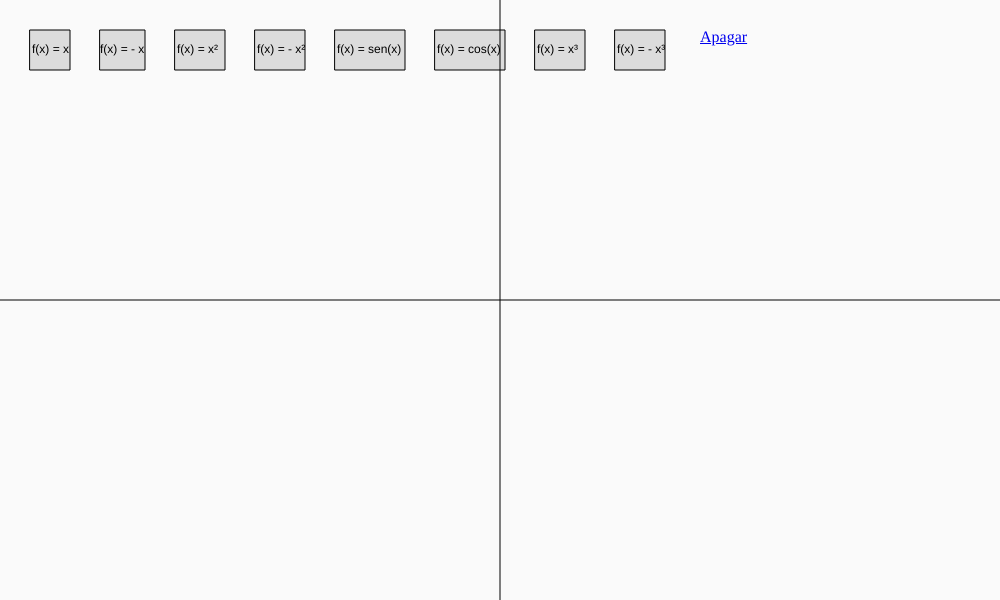
Frame 1 (no input)
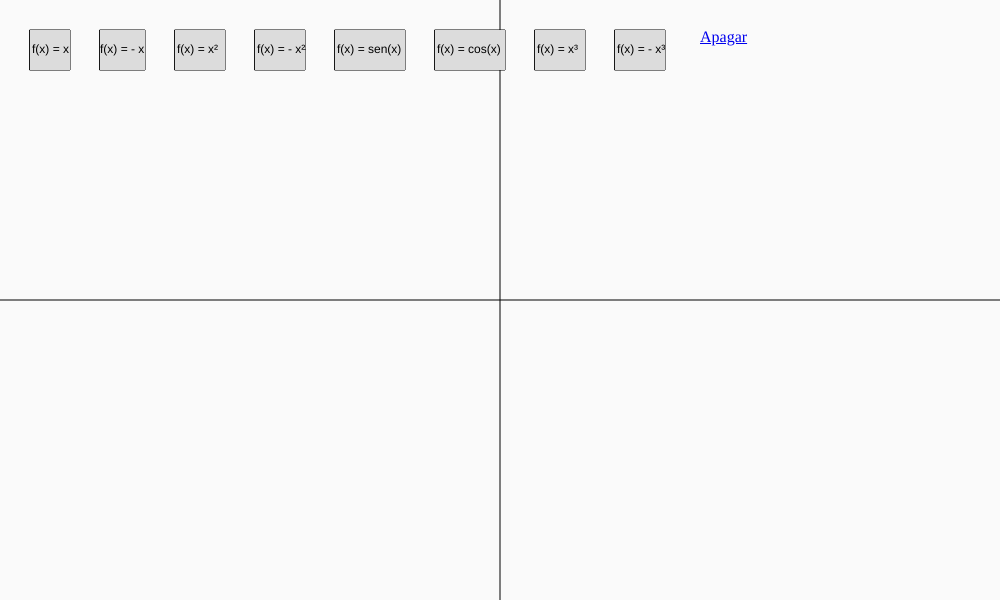
Frame 60 (no input)
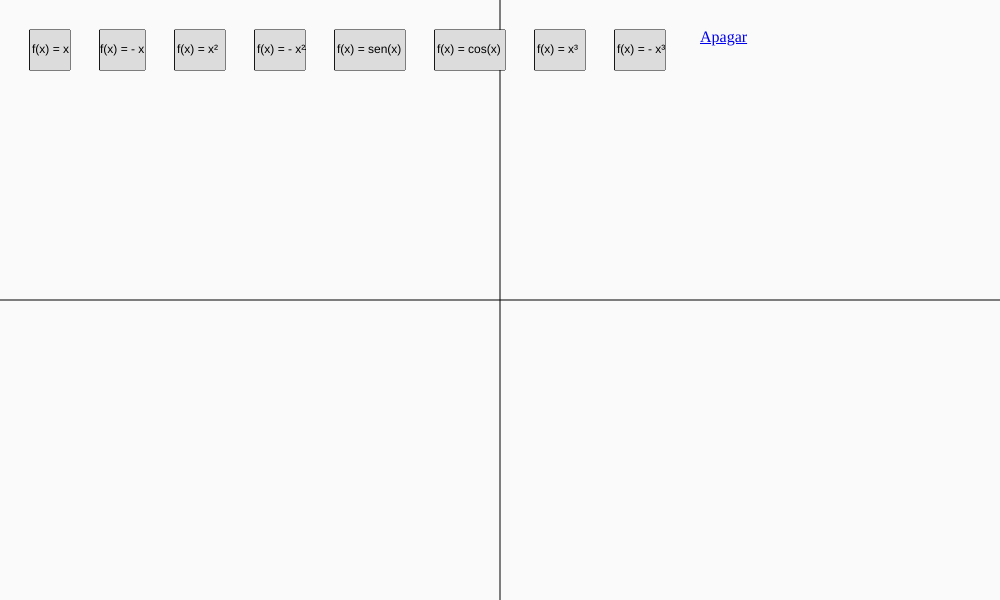
Frame 120 (the mouse pressed at the canvas centre since frame 60)

The p5.js sketch that drew these frames (run headless with seeded random() and noise() and a simulated clock; from frame 60 on, the mouse is pressed at the canvas centre):

// p5.js sketch
// ── sketch.js
let x = -300; 
let x1 = -300;
let y = -150;
let y1 = -150;
let z = -660;
let z1 = -660;
let t = -150;
let t1 = -150;
function setup() {
  createCanvas(1000, 600);
  background(250,250,250);
  let a = createA('https://martematica.github.io/cemca/Fun%C3%A7%C3%B5es/index.html','Apagar',);
  a.position(700,28);
  
}

function draw() {
  fill(220);
  square(30,30,40);
  rect(100,30,45,40);
  rect(175,30,50,40);
  rect(255,30,50,40);
  rect(335,30,70,40);
  rect(435,30,70,40);
  rect(535,30,50,40);
  rect(615,30,50,40);
  
fill(0);
  text('f(x) = x',32,53);
  text('f(x) = - x',100,53);
  text('f(x) = x²',177,53);
  text('f(x) = - x²',257,53);
text('f(x) = sen(x)',337,53);
  text('f(x) = cos(x)',437,53);
  text('f(x) = x³',537,53);
  text('f(x) = - x³',617,53);
  line(width/2,0,width/2,height);
line(0,height/2,width,height/2);

  translate(width/2,height/2)
  noStroke(0);
  if(mouseX<60 && mouseX>30 && mouseY<70 && mouseX>30){
  fill(255,0,0);  
  circle(x,-x,5);
  fill(220);  
 x = x + 1;
}
if(mouseX<145 && mouseX>100 && mouseY<70 && mouseX>30){
  fill(0,255,0);  
  circle(x1,x1,5);
  fill(220);  
 x1 = x1 + 1;
}
  if(mouseX<225 && mouseX>175 && mouseY<70 && mouseX>30){
  fill(0,0,255);  
  circle(y,-y*y/50,5);
  fill(220);  
 y = y + 1;
} 
  if(mouseX<305 && mouseX>255 && mouseY<70 && mouseX>30){
  fill(0,250,255);  
  circle(y1,y1*y1/50,5);
  fill(220);  
 y1 = y1 + 1;
} 
   if(mouseX<407 && mouseX>337 && mouseY<70 && mouseX>30){
  fill(250,250,0);  
  circle(z+155,30*sin(z/50),5);
  fill(220);  
 z = z + 1;
} 
   if(mouseX<507 && mouseX>437 && mouseY<70 && mouseX>30){
  fill(250,0,255);  
  circle(z1+155,30*cos(z1/50),5);
  fill(220);  
 z1 = z1 + 1;
} 
   if(mouseX<605 && mouseX>535 && mouseY<70 && mouseX>30){
  fill(200);  
  circle(t,-t*t*t/3000,5);
  fill(220);  
 t = t + 1;
} 
   if(mouseX<665 && mouseX>615 && mouseY<70 && mouseX>30){
  fill(0,0,0);  
  circle(t1,t1*t1*t1/3000,5);
  fill(220);  
 t1 = t1 + 1;
   }
    
}



// ── style.css
html, body {
  margin: 0;
  padding: 0;
}
canvas {
  display: block;
}
a{
  border:solid;
  background:rgb(200,200,200);
  height:40px;}
